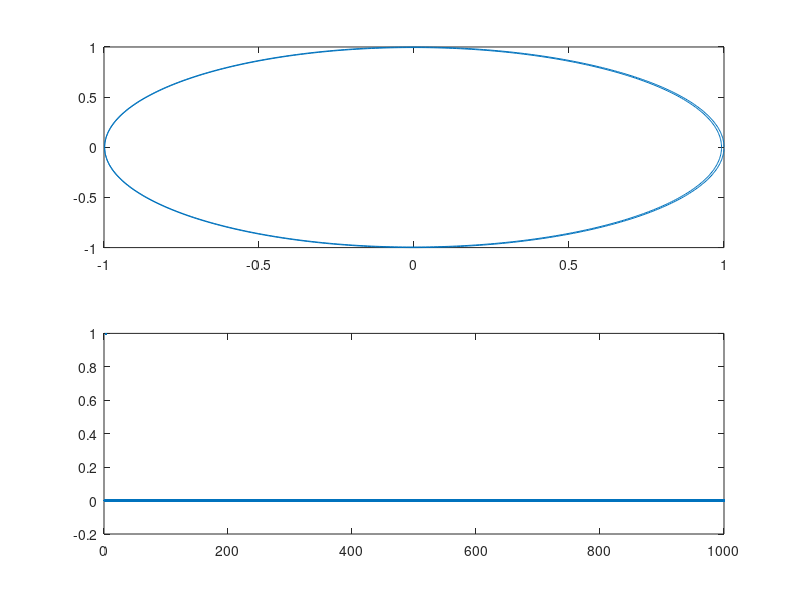

Here is the MATLAB script that generated this plot:
%% hodrick prescott filter

%%
clear;clc;close

%%
N = 1000;
q = 2000;
z = exp(j*[1:N]/N*2*pi);
H = z.^(-2).*q./(q+(1-z).^2.*(1-conj(z)).^2);%ones(N,1);
h = ifft(H);

%h = [h(N/2+1:end) h(1:N/2)];

%% reporting
figure(1)
subplot(211)
plot(H)
subplot(212)
plot(real(h),'.')